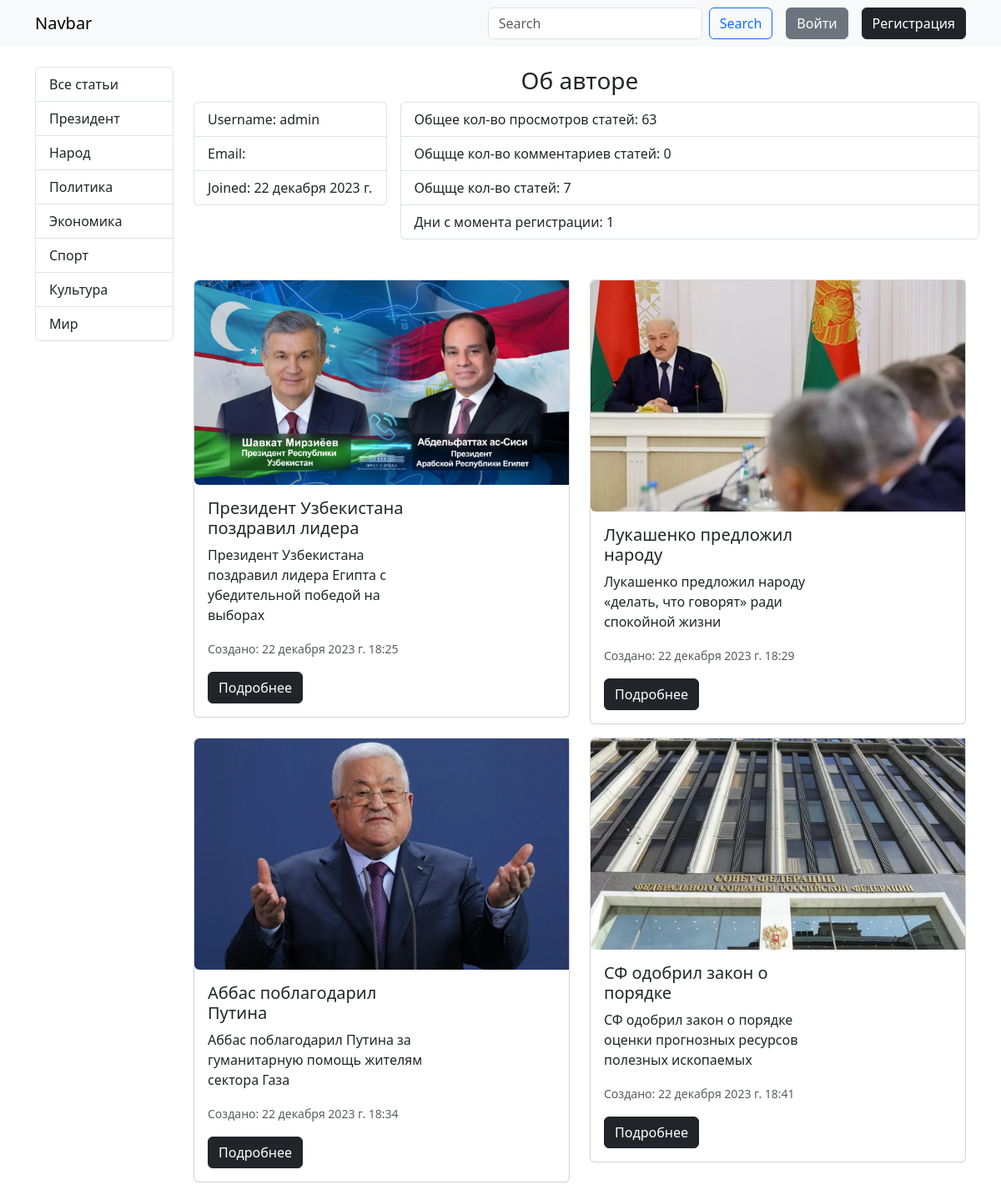
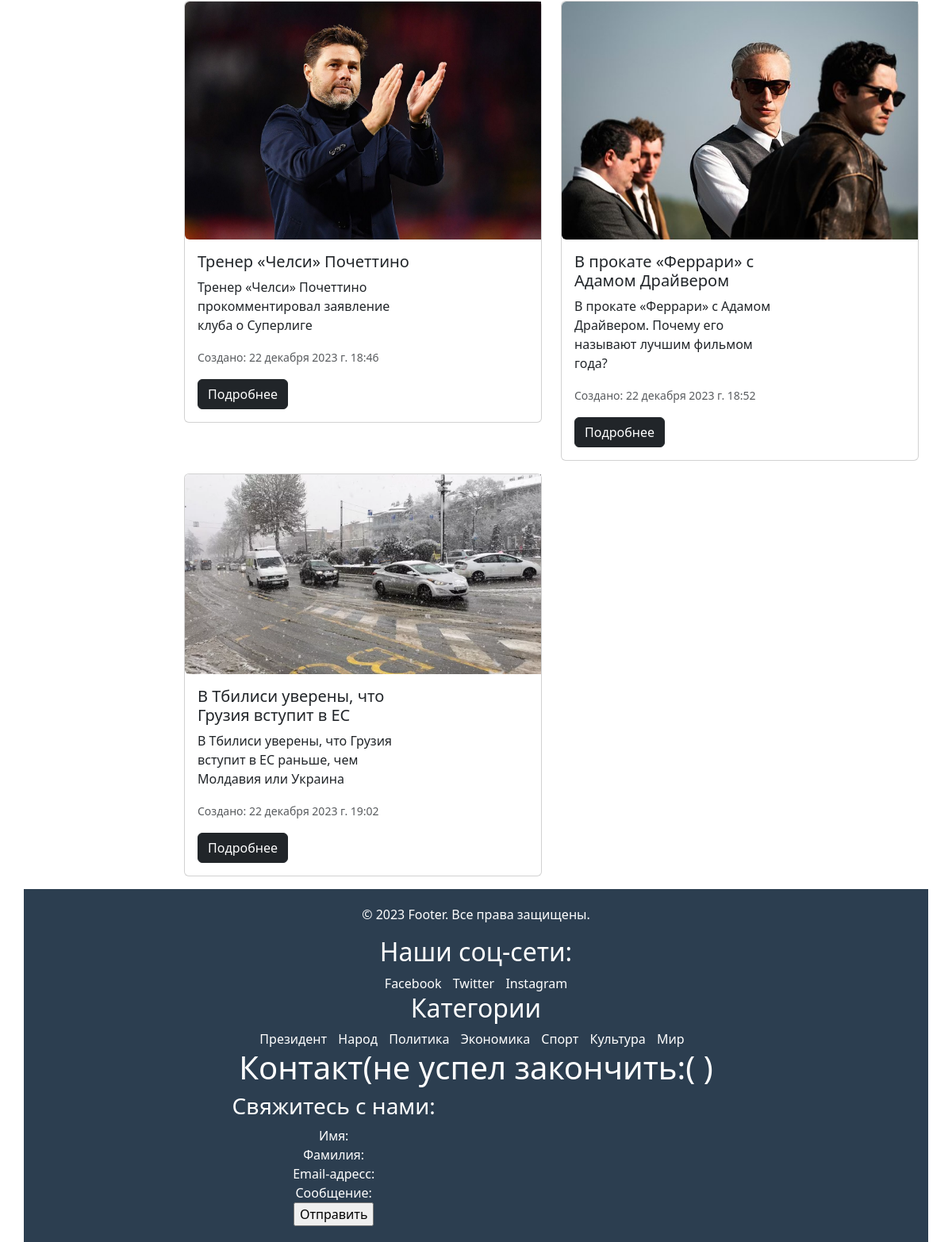
/authors/admin/, run on the app's committed database (2 pictures, top to bottom).
### blog_app/models.py (models this page shows, shortened)
class Category(models.Model):
    title = models.CharField(verbose_name="Название категории", max_length=100)
    def get_absolute_url(self):
        return reverse("category_items", kwargs={"category_id": self.pk})
    def __str__(self):
        return self.title
    class Meta:
        verbose_name = "Категория"
        verbose_name_plural = "Категории"

class Recipe(models.Model):
    title = models.CharField(verbose_name="Название рецепта", max_length=150)
    created_at = models.DateTimeField(verbose_name="Дата создания", auto_now_add=True)
    views = models.IntegerField(verbose_name="Кол-во просмотров", default=0)
    category = models.ForeignKey(Category, on_delete=models.CASCADE)
    publish = models.BooleanField(verbose_name="Опубликовано ли?", default=True)
    description = models.TextField(verbose_name="Описание", default="")
    author = models.ForeignKey(User, on_delete=models.CASCADE, default=None, null=True)
    image = models.ImageField(verbose_name="Фото", upload_to="photos/", blank=True, null=True, default=None)
    def get_absolute_url(self):
        return reverse("recipe_detail", kwargs={"recipe_id": self.pk})
    class Meta:
        verbose_name = "Статья"
        verbose_name_plural = "Статьи"

### blog_app/views.py (the view)
# urls.py: path("authors/<str:username>/", views.user_recipes, name="user_recipes"),
def user_recipes(request, username):
    user = User.objects.get(username=username)
    recipes = Recipe.objects.filter(author=user)
    total_views = sum([recipe.views for recipe in recipes])
    total_comments = sum([recipe.comments.all().count() for recipe in recipes])
    days = (datetime.now().date() - user.date_joined.date()).days
    context = {
        "username": username,
        'user': user,
        "items": recipes,
        "total_views": total_views,
        "total_comments": total_comments,
        "total_recipes": recipes.count,
        "days_left": days
    }
    return render(request, "pages/user_recipes.html", context)

### blog_app/templatetags/custom_tags.py (called while the page is built)
@register.simple_tag()
def get_categories():
    categories = Category.objects.all()
    return categories

### templates/pages/user_recipes.html (shortened to what this page needs)
{% extends 'base.html' %}
{% block content %}
<div class="mb-5">
    <h3 class="text-center">Об авторе</h3>
    <div class="d-flex gap-3">
        <div class="col-3">
            <ul class="list-group">
                <li class="list-group-item">
                    Username: {{ user.username }}
                </li>
                <li class="list-group-item">
                    Email: {{ user.email }}
                </li>
                <li class="list-group-item">
                    Joined: {{ user.date_joined.date }}
                </li>
            </ul>
        </div>
        <div class="col-9">
            <ul class="list-group">
                <li class="list-group-item">
                     Общее кол-во просмотров статей: {{ total_views }}
                </li>
                <li class="list-group-item">
                    Общще кол-во комментариев статей: {{ total_comments }}
                </li>
                <li class="list-group-item">
                    Общще кол-во статей: {{ total_recipes }}
                </li>
                <li class="list-group-item">
                    Дни с момента регистрации: {{ days_left }}
                </li>
            </ul>
        </div>
    </div>
</div>
<div class="row">
    {% for item in items %}
    <div class="col-6">
        <div class="card mb-3" style="max-width: 540px;">
            <div class="row g-0">
                <div class="col-md-12">
                    {% if item.image %}
                    <img src="{{ item.image.url }}" class="img-fluid rounded-start h-100" alt="...">
                    {% else %}
                    <div class="d-flex flex-column justify-content-center align-items-center h-100">
                        No photo
                    </div>
                    {% endif %}
                </div>
                <div class="col-md-8">
                    <div class="card-body">
                        <h5 class="card-title">{{ item.title }}</h5>
                        <p class="card-text">{{ item.description }}</p>
                        <p class="card-text"><small class="text-muted">Создано: {{ item.created_at }}</small></p>
                        <a href="{{ item.get_absolute_url }}" class="btn btn-dark">
                            Подробнее
                        </a>
                    </div>
                </div>
            </div>
        </div>
    </div>
    {% endfor %}
</div>
{% endblock content %}

### templates/base.html (shortened to what this page needs)
{% load custom_tags %}
<!doctype html>
<html lang="en">
<head>
    <link href="https://cdn.jsdelivr.net/npm/bootstrap@5.3.0-alpha1/dist/css/bootstrap.min.css" rel="stylesheet"
>
    <link rel="stylesheet" href="https://cdn.jsdelivr.net/npm/bootstrap-icons@1.10.2/font/bootstrap-icons.css"
>
</head>
<body>
<nav class="navbar navbar-expand-lg bg-body-tertiary mb-4">
    <div class="container">
        <a class="navbar-brand" href="{% url 'home' %}">Navbar</a>
        <div class="collapse navbar-collapse" id="navbarSupportedContent">
            <form class="d-flex ms-auto" role="search" action="{% url 'search' %}">
                <input name="q" class="form-control me-2" type="search" placeholder="Search" aria-label="Search">
                <button class="btn btn-outline-primary" type="submit">Search</button>
            </form>
            <div class="d-flex gap-3 ms-3">
                {% if not request.user.is_authenticated %}
                <a href="{% url 'login' %}" class="btn btn-secondary">Войти</a>
                <a href="{% url 'registration' %}" class="btn btn-dark">Регистрация</a>
                {% else %}
                <a href="{% url 'logout' %}" class="btn btn-danger">Выйти</a>
                {% endif %}
            </div>
        </div>
    </div>
</nav>
<div class="container">
    <div class="row">
        <div class="col-2">
            {% block categories %}
            {% get_categories as categories %}
            <div class="list-group">
                <a href="{% url 'home' %}" class="list-group-item list-group-item-action">Все статьи</a>
                {% for category in categories %}
                <a href="{{ category.get_absolute_url }}" class="list-group-item list-group-item-action">
                    {{ category }}
                </a>
                {% endfor %}
            </div>
        </div>
        <div class="col-10">
            {% block content %}
            {% endblock content %}
        </div>
        <footer style="background-color: #2c3e50; color: #fff; padding: 20px; text-align: center;">
            <div>
                <p>&copy; 2023 Footer. Все права защищены.</p>
                <h2>Наши соц-сети:</h2>
                <a href="#" style="color: #fff; text-decoration: none; margin-right: 10px;">Facebook</a>
                <a href="#" style="color: #fff; text-decoration: none; margin-right: 10px;">Twitter</a>
                <a href="#" style="color: #fff; text-decoration: none;">Instagram</a>
                <div>
                    <h2>Категории</h2>
                    {% for category in categories %}
                    <a href="{{ category.get_absolute_url }}" style="color: #fff; text-decoration: none; margin-right: 10px;">{{ category }}</a>
                    {% endfor %}
                </div>
                <div class="contact">
                    <div class="grid_4">
                        <div class="container">
                            <h1 class="blog_head">Контакт(не успел закончить:( )</h1>
                            <div class="contact">
                                <div class="col-md-8 contact_right">
                                    <h3>Свяжитесь с нами:</h3>
                                    <form method="post">
                                        <div class="text">
                                            <div class="text-fild">
                                                <span>Имя:</span>
                                            </div>
                                            <div class="text-fild">
                                                <span>Фамилия:</span>
                                            </div>
                                        </div>
                                        <div class="msg-fild">
                                            <span>Email-адресс:</span>
                                        </div>
                                        <div class="message-fild">
                                            <span>Сообщение:</span>
                                        </div>
                                        <label class="btn1 btn2 btn-8 btn-8c"><input type="submit" value="Отправить"></label>
                                    </form>
                                </div>
                            </div>
                        </div>
                    </div>
                </div>
            </div>
        </footer>
        {% endblock categories %}
    </div>
</div>
</body>
</html>

### data on the page
Category: title "Президент"
Category: title "Народ"
Category: title "Политика"
Category: title "Экономика"
Category: title "Спорт"
Category: title "Культура"
Category: title "Мир"
Recipe: image (picture), title "Президент Узбекистана поздравил лидера", description "Президент Узбекистана поздравил лидера Египта с убедительной победой на выборах", created_at "22 декабря 2023 г. 18:25"
Recipe: image (picture), title "Лукашенко предложил народу", description "Лукашенко предложил народу «делать, что говорят» ради спокойной жизни", created_at "22 декабря 2023 г. 18:29"
Recipe: image (picture), title "Аббас поблагодарил Путина", description "Аббас поблагодарил Путина за гуманитарную помощь жителям сектора Газа", created_at "22 декабря 2023 г. 18:34"
Recipe: image (picture), title "СФ одобрил закон о порядке", description "СФ одобрил закон о порядке оценки прогнозных ресурсов полезных ископаемых", created_at "22 декабря 2023 г. 18:41"
Recipe: image (picture), title "Тренер «Челси» Почеттино", description "Тренер «Челси» Почеттино прокомментировал заявление клуба о Суперлиге", created_at "22 декабря 2023 г. 18:46"
Recipe: image (picture), title "В прокате «Феррари» с Адамом Драйвером", description "В прокате «Феррари» с Адамом Драйвером. Почему его называют лучшим фильмом года?", created_at "22 декабря 2023 г. 18:52"
Recipe: image (picture), title "В Тбилиси уверены, что Грузия вступит в ЕС", description "В Тбилиси уверены, что Грузия вступит в ЕС раньше, чем Молдавия или Украина", created_at "22 декабря 2023 г. 19:02"

### other printed values
{{ user.username }} "admin"
{{ user.date_joined.date }} "22 декабря 2023 г."
{{ total_views }} "63"
{{ total_comments }} "0"
{{ total_recipes }} "7"
